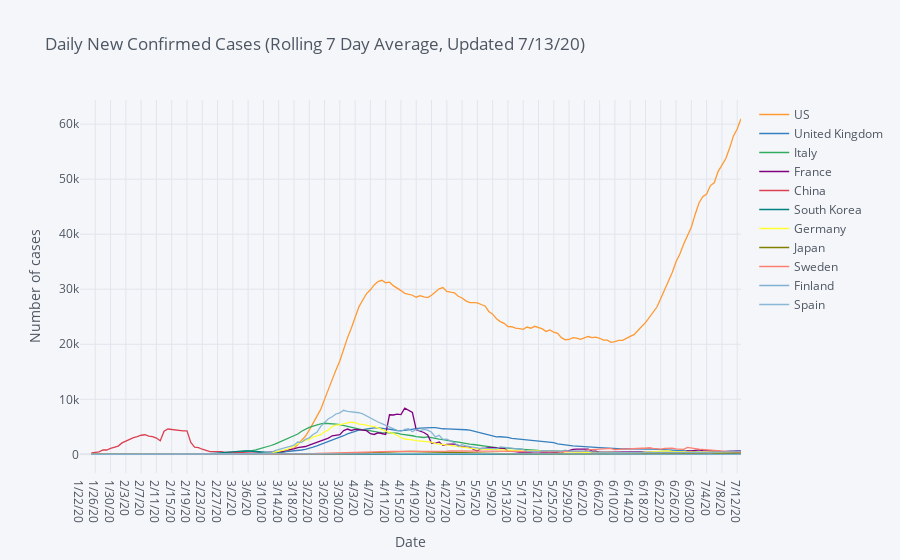

The code cell stored with this chart in its notebook:
### Code cell
# Plot rolling average

window_size = 7 # days to average
rolling = country_daily.xs('Confirmed', axis=1, level=1).rolling(window=window_size, min_periods=3).mean()
daily_cases = rolling.iplot(scale='log', yaxis_title='Number of cases', xaxis_title='Date',
              title='Daily New Confirmed Cases (Rolling {} Day Average, Updated {})'.format(window_size, by_country.index.tolist()[-1]), asFigure=True)

daily_cases

### Figure 1 — Plotly figure (JSON) as saved in the notebook; plotly's stock layout.template omitted (floating-point values rounded to 4 significant figures; data arrays with more than 128 entries replaced by an {"elided": "..."} marker saying what was removed)
{"data": [{"line": {"color": "rgba(255, 153, 51, 1.0)", "dash": "solid", "shape": "linear", "width": 1.3}, "mode": "lines", "name": "US", "text": "", "type": "scatter", "x": {"elided": "174 str values"}, "y": {"elided": "174 mixed values"}}, {"line": {"color": "rgba(55, 128, 191, 1.0)", "dash": "solid", "shape": "linear", "width": 1.3}, "mode": "lines", "name": "United Kingdom", "text": "", "type": "scatter", "x": {"elided": "174 str values"}, "y": {"elided": "174 mixed values"}}, {"line": {"color": "rgba(50, 171, 96, 1.0)", "dash": "solid", "shape": "linear", "width": 1.3}, "mode": "lines", "name": "Italy", "text": "", "type": "scatter", "x": {"elided": "174 str values"}, "y": {"elided": "174 mixed values"}}, {"line": {"color": "rgba(128, 0, 128, 1.0)", "dash": "solid", "shape": "linear", "width": 1.3}, "mode": "lines", "name": "France", "text": "", "type": "scatter", "x": {"elided": "174 str values"}, "y": {"elided": "174 mixed values"}}, {"line": {"color": "rgba(219, 64, 82, 1.0)", "dash": "solid", "shape": "linear", "width": 1.3}, "mode": "lines", "name": "China", "text": "", "type": "scatter", "x": {"elided": "174 str values"}, "y": {"elided": "174 mixed values"}}, {"line": {"color": "rgba(0, 128, 128, 1.0)", "dash": "solid", "shape": "linear", "width": 1.3}, "mode": "lines", "name": "South Korea", "text": "", "type": "scatter", "x": {"elided": "174 str values"}, "y": {"elided": "174 mixed values"}}, {"line": {"color": "rgba(255, 255, 51, 1.0)", "dash": "solid", "shape": "linear", "width": 1.3}, "mode": "lines", "name": "Germany", "text": "", "type": "scatter", "x": {"elided": "174 str values"}, "y": {"elided": "174 mixed values"}}, {"line": {"color": "rgba(128, 128, 0, 1.0)", "dash": "solid", "shape": "linear", "width": 1.3}, "mode": "lines", "name": "Japan", "text": "", "type": "scatter", "x": {"elided": "174 str values"}, "y": {"elided": "174 mixed values"}}, {"line": {"color": "rgba(251, 128, 114, 1.0)", "dash": "solid", "shape": "linear", "width": 1.3}, "mode": "lines", "name": "Sweden", "text": "", "type": "scatter", "x": {"elided": "174 str values"}, "y": {"elided": "174 mixed values"}}, {"line": {"color": "rgba(128, 177, 211, 1.0)", "dash": "solid", "shape": "linear", "width": 1.3}, "mode": "lines", "name": "Finland", "text": "", "type": "scatter", "x": {"elided": "174 str values"}, "y": {"elided": "174 mixed values"}}, {"line": {"color": "rgba(128, 177, 211, 0.8999999999999999)", "dash": "solid", "shape": "linear", "width": 1.3}, "mode": "lines", "name": "Spain", "text": "", "type": "scatter", "x": {"elided": "174 str values"}, "y": {"elided": "174 mixed values"}}], "layout": {"legend": {"bgcolor": "#F5F6F9", "font": {"color": "#4D5663"}}, "paper_bgcolor": "#F5F6F9", "plot_bgcolor": "#F5F6F9", "title": {"font": {"color": "#4D5663"}, "text": "Daily New Confirmed Cases (Rolling 7 Day Average, Updated 7/13/20)"}, "xaxis": {"gridcolor": "#E1E5ED", "showgrid": true, "tickfont": {"color": "#4D5663"}, "title": {"font": {"color": "#4D5663"}, "text": "Date"}, "zerolinecolor": "#E1E5ED"}, "yaxis": {"gridcolor": "#E1E5ED", "showgrid": true, "tickfont": {"color": "#4D5663"}, "title": {"font": {"color": "#4D5663"}, "text": "Number of cases"}, "zerolinecolor": "#E1E5ED"}}}
